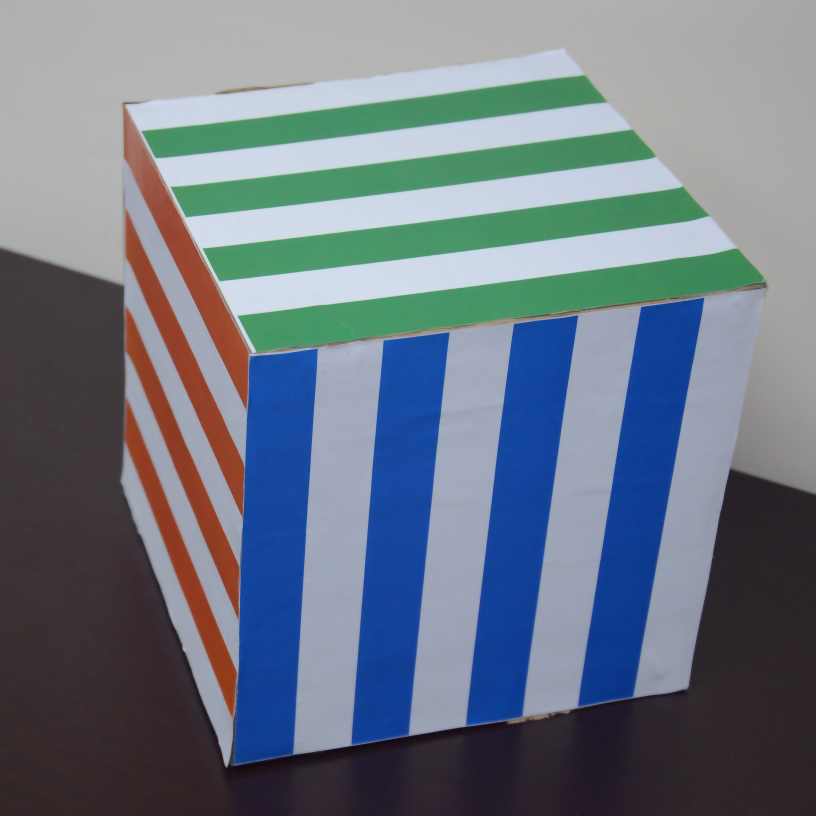
%> input picture Assignment 3/set 0/DSC_0245.JPG, 3264 x 3264 px (shown at 1/4 size)
$ octave compute_fund_mat.m   (GNU Octave 9; MATLAB toolbox functions it lacks are replaced by stand-ins)
%> lines starting %> are read from the running program, lines starting %| are printed output that depends on the picture
clear all;
close all;

%user input for reading image
n = input('Enter a number between 0 and 5 : ');
%> the answer given: 3

switch n
    case 0
        I1_1 = imread('DSC_0244.jpg');
        I2_1 = imread('DSC_0245.JPG');
    case 1
        I1_1 = imread('DSC_0244.jpg');
        I2_1 = imread('DSC_0246.JPG');
    case 2
        I1_1 = imread('DSC_0244.jpg');
        I2_1 = imread('DSC_0247.JPG');
    case 3
        I1_1 = imread('DSC_0245.JPG');
        I2_1 = imread('DSC_0246.JPG');
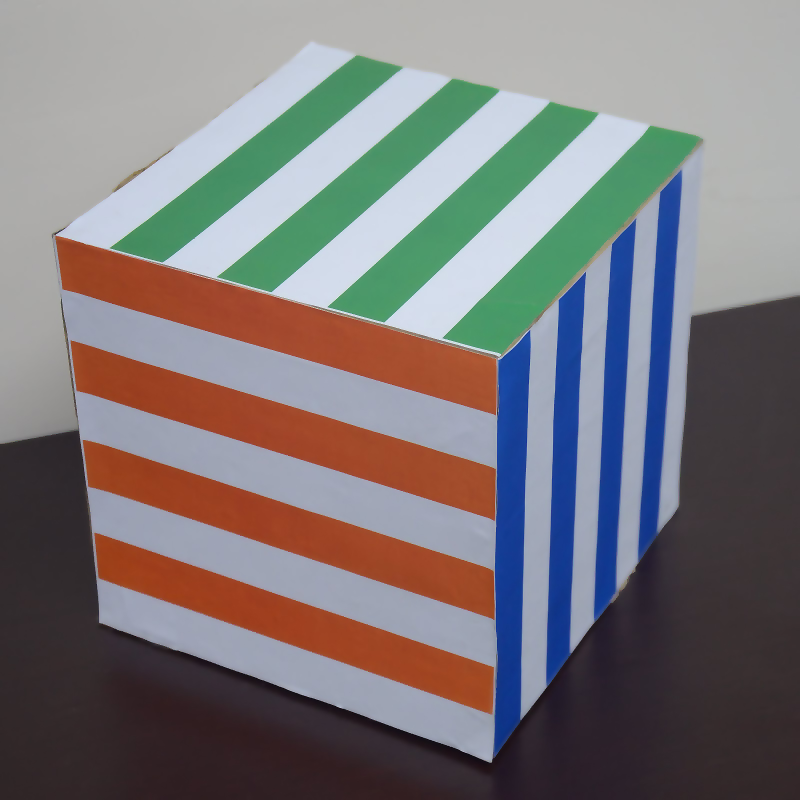
%> input picture Assignment 3/set 1/DSC_0246.JPG, 1600 x 1600 px (shown at 1/2 size)
%> I2_1 is the input picture: size 1600x1600x3 uint8; mean R, G, B 123.7, 120, 121.7
    case 4
        I1_1 = imread('DSC_0245.JPG');
        I2_1 = imread('DSC_0247.JPG');
    case 5
        I1_1 = imread('DSC_0246.JPG');
        I2_1 = imread('DSC_0247.JPG');

end

i=size(I1_1)/size(I2_1);
%> i = 2.04

I2_1 =imresize(I2_1,i);

I1=rgb2gray(I1_1);
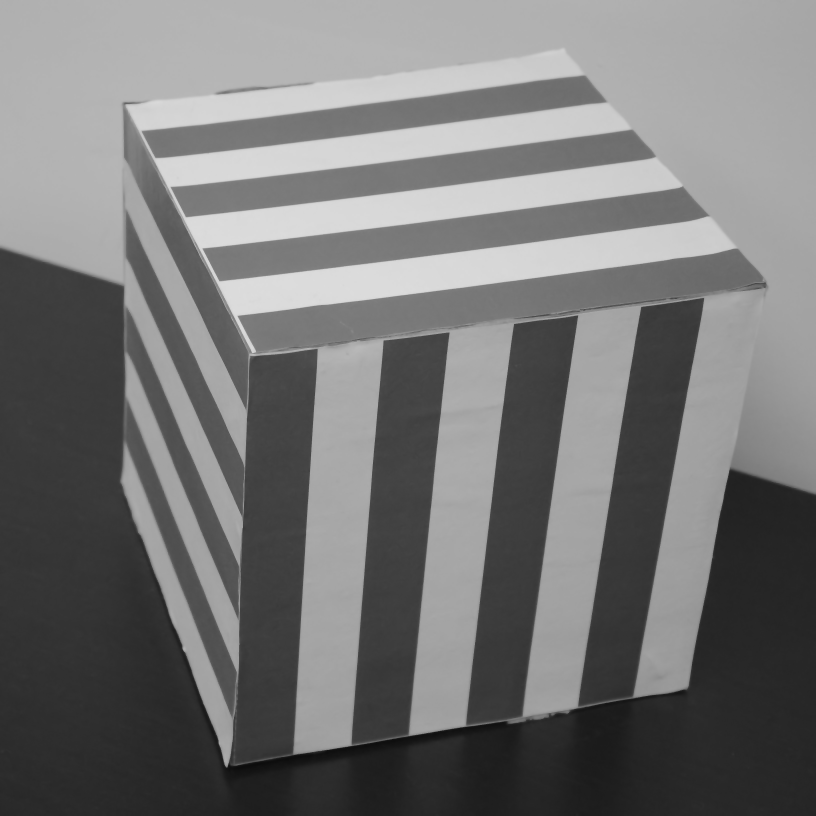
%> I1: size 3264x3264 uint8 (shown at 1/4 size); min 2, max 242, mean 117.5
I2 =rgb2gray(I2_1);
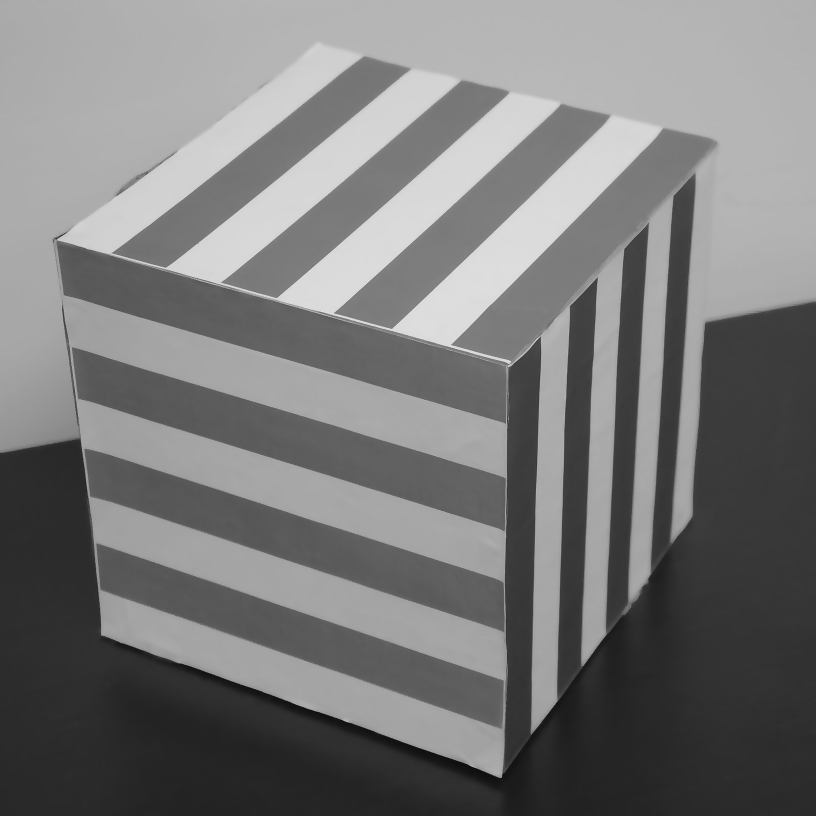
%> I2: size 3264x3264 uint8 (shown at 1/4 size); min 0, max 255, mean 121.3

%histogram equalisation for matching intensities
I_2 = adapthisteq(I2,'ClipLimit',0.03);
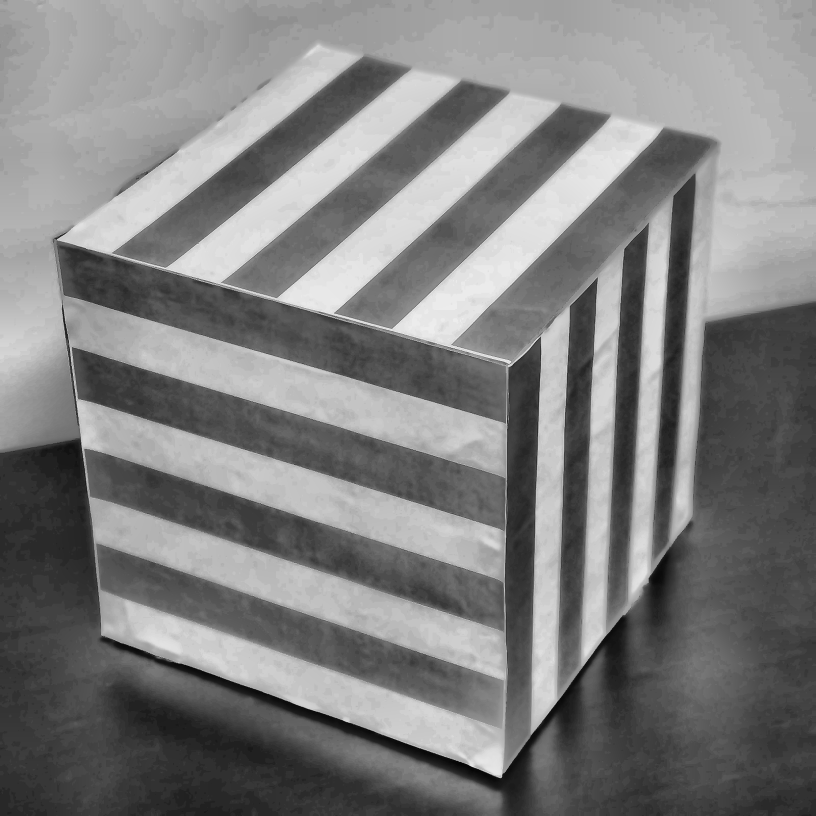
%> I_2: size 3264x3264 uint8 (shown at 1/4 size); min 0, max 255, mean 127
I_1 = adapthisteq(I1,'ClipLimit',0.03);
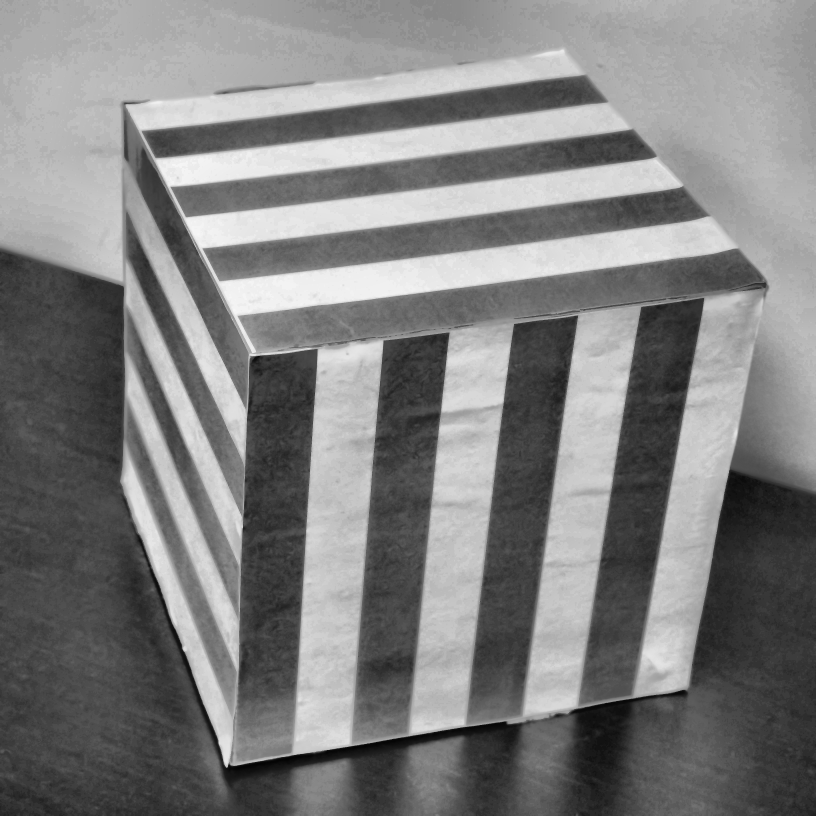
%> I_1: size 3264x3264 uint8 (shown at 1/4 size); min 0, max 255, mean 127.4

%detecting features for matching
%> (the run ends here)
